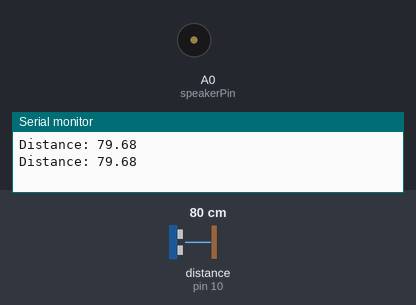
Simulated run of this sketch. Board: Arduino Uno, built with avr-gcc and run on an emulated ATmega328P. Parts: buzzer (waves = sounding), the last lines printed to the serial monitor. Wiring (inferred from the names in the program): ultrasonic range finder: trigger pin 9; echo pin 10. The inputs (shaded band) are chosen by the test bench; at power-on: distance to the obstacle (sensor on pin 10) 80 cm. The echo pulse lasts 58.3 µs per cm.

Above: at 0.91 s.
1.4 s: distance to the obstacle (sensor on pin 10) set to 98 cm
4.4 s: distance to the obstacle (sensor on pin 10) set to 105 cm
At 4.4 s:
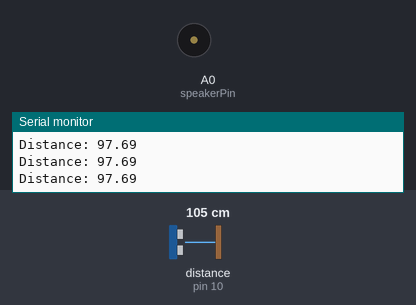
Timing chart, 0 to 7.4 s (numbered marks = the images above; inputs shaded):
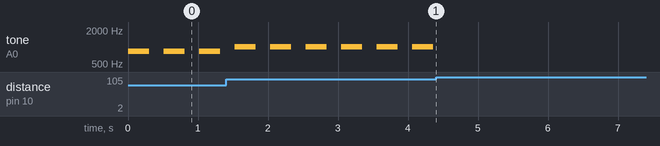

The sketch:

2_HC_SR04_ultrasonic_sensor_to_tone.ino
```cpp
/*
 HC-SR04 distance-to-frequency converter
 This sketch reads an HC-SR04 ultrasonic distance sensor and converts
 any distance returned from 0-100cm into a frequency
 between 110Hz (A2 on the equal tempered scale)
 and 1046.5 Hz (C6 on the equal tempered scale).

 There are many versions of this sketch on the internet, but
 this version is based on the example at
 https://itp.nyu.edu/physcomp/labs/lab-ultrasonic-distance-sensor/
 For more on the musical note conversion, see
 https://tigoe.github.io/SoundExamples/tone.html

 Created 12 Nov 2023
 Modified 13 Nov 2023
 by Tom Igoe
 */

// pin numbers for the connections to the sensor:
const int triggerPin = 9;
const int echoPin = 10;
const int speakerPin = A0;

void setup() {
  // set the functions of the pins.
  // the trigger pin needs to be an output:
  pinMode(triggerPin, OUTPUT);
  // the echo pin needs to be an input:
  pinMode(echoPin, INPUT);
  // initialize serial communication:
  Serial.begin(9600);
}

void loop() {
  // read the sensor and print the result:
  float distance = readSensor();
  Serial.print("Distance: ");
  Serial.println(distance);
  // ignore all readings greater than 100cm:
  if (distance > 100) return;

  // map distance range (0-100cm) to frequency range (110-1046.5)
  float frequency = map(distance, 0, 100, 110, 1046.5);
  // turn the speaker on:
  tone(speakerPin, frequency, 300);
  // delay 500 ms before playing again
  delay(500);
}

// this function reads the sensor and returns the reading
// in centimeters. The result is a float variable:
float readSensor() {
  float result = 0;
  float duration = 0;
  // set the trigger pin low, then high for 10 microseconds, then low.
  // this triggers the sensor to send out an ultrasonic pulse:
  digitalWrite(triggerPin, LOW);
  delayMicroseconds(2);
  digitalWrite(triggerPin, HIGH);
  delayMicroseconds(10);
  digitalWrite(triggerPin, LOW);
  // listen for the pulse to return:
  duration = pulseIn(echoPin, HIGH);
  // calculate the distance in cm.
  //Sound travels approx.0.0343 microseconds per cm.,
  // and it's going to the target and back (hence the /2):
  result = (duration * 0.0343) / 2;
  // send the value back:
  return result;
}
```

Measured:
- the behaviour switches between 100 and 101 cm on distance to the obstacle (sensor on pin 10) (found by bisection; images 0 and 1)
- after the input at 4.4 s, tone on A0 (speakerPin): stops changing and stays silent
- by itself, tone on A0 (speakerPin): alternates 1017 Hz for 0.30 s and silent for 0.21 s
